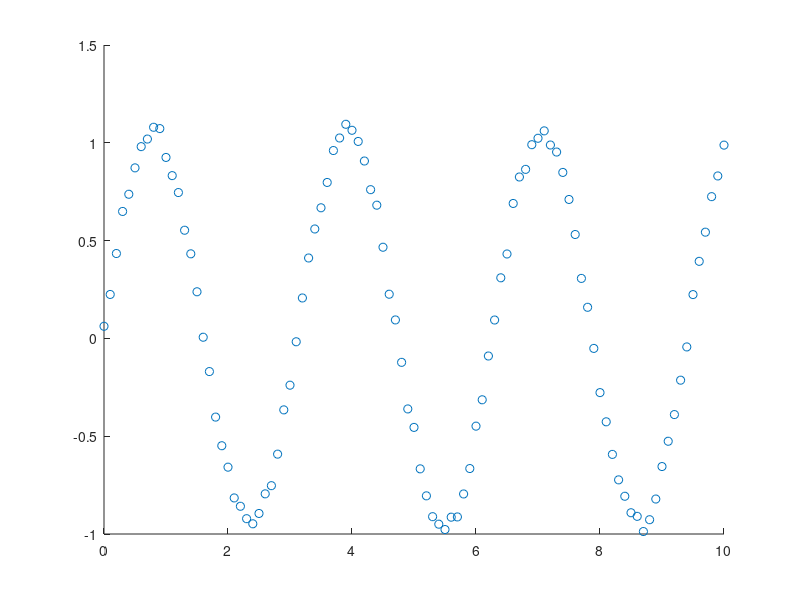

Write MATLAB code to recreate this figure. (Note: this script raises an error after producing the figure.)

%{
    Utilizzeremo una soft eps-SVM per trovare l'hyperpiano (quindi predittore
    lineare) che meglio predica i dati cercando di rispettare due
    condizioni tipiche dell'eps-SVM:
        1) massimo errore pari a eps=0.5
        2) predittore quanto più flat possibile per questione di
        generalizzazione.

    La differenza con la eps-SVM è che utilizziamo delle slack variable per
    permettere al sistema di trovare una soluzione anche quando eps è
    troppo piccolo.

    Qui i dati sono per non linearmente separabili e quindi utilizzeremo il
    kernel.
%}

dataset = [ 0    0.0620
    0.1000    0.2247
    0.2000    0.4340
    0.3000    0.6490
    0.4000    0.7370
    0.5000    0.8719
    0.6000    0.9804
    0.7000    1.0192
    0.8000    1.0794
    0.9000    1.0726
    1.0000    0.9252
    1.1000    0.8322
    1.2000    0.7457
    1.3000    0.5530
    1.4000    0.4324
    1.5000    0.2384
    1.6000    0.0060
    1.7000   -0.1695
    1.8000   -0.4023
    1.9000   -0.5487
    2.0000   -0.6583
    2.1000   -0.8156
    2.2000   -0.8582
    2.3000   -0.9217
    2.4000   -0.9478
    2.5000   -0.8950
    2.6000   -0.7947
    2.7000   -0.7529
    2.8000   -0.5917
    2.9000   -0.3654
    3.0000   -0.2392
    3.1000   -0.0172
    3.2000    0.2067
    3.3000    0.4111
    3.4000    0.5594
    3.5000    0.6678
    3.6000    0.7973
    3.7000    0.9605
    3.8000    1.0246
    3.9000    1.0947
    4.0000    1.0640
    4.1000    1.0070
    4.2000    0.9069
    4.3000    0.7604
    4.4000    0.6811
    4.5000    0.4661
    4.6000    0.2259
    4.7000    0.0944
    4.8000   -0.1224
    4.9000   -0.3606
    5.0000   -0.4550
    5.1000   -0.6669
    5.2000   -0.8049
    5.3000   -0.9114
    5.4000   -0.9498
    5.5000   -0.9771
    5.6000   -0.9140
    5.7000   -0.9127
    5.8000   -0.7953
    5.9000   -0.6653
    6.0000   -0.4486
    6.1000   -0.3138
    6.2000   -0.0900
    6.3000    0.0940
    6.4000    0.3098
    6.5000    0.4316
    6.6000    0.6899
    6.7000    0.8252
    6.8000    0.8642
    6.9000    0.9903
    7.0000    1.0232
    7.1000    1.0610
    7.2000    0.9887
    7.3000    0.9528
    7.4000    0.8486
    7.5000    0.7103
    7.6000    0.5312
    7.7000    0.3067
    7.8000    0.1591
    7.9000   -0.0511
    8.0000   -0.2771
    8.1000   -0.4264
    8.2000   -0.5930
    8.3000   -0.7232
    8.4000   -0.8070
    8.5000   -0.8913
    8.6000   -0.9097
    8.7000   -0.9874
    8.8000   -0.9269
    8.9000   -0.8212
    9.0000   -0.6551
    9.1000   -0.5258
    9.2000   -0.3894
    9.3000   -0.2136
    9.4000   -0.0436
    9.5000    0.2240
    9.6000    0.3940
    9.7000    0.5431
    9.8000    0.7247
    9.9000    0.8305
   10.0000    0.9881];

%plotto i punti
scatter(dataset(:,1), dataset(:,2), 'black');

%dimensione del dataset
l = size(dataset,1);

%osservazioni
x = dataset(:,1);

%ground truth
y= dataset(:,2);

%fisso l'epsilon e lo metto davvero piccolo
eps = 0.2;

C = 10;

%{
    la quadprog vuole come funzione obiettivo 1/2 l^T H l + c^T l
    Ricordo che: 
                Q= [ M    -M
                    -M     M ]

    mentre:
                c = [(-eps+y_1),...,(eps-y_l)]
%}
M = zeros(l,l);
for row=1:l
    for column=1:l
        M(row,column) = gaussian_kernel(x(row),x(column));   %<---------- NEW NEW NEW
    end
end
Q = [M  -M;  -M  M];

%c = [-1*ones(l,1)*eps+y; ones(l,1)*eps-y];
c = [-1*ones(l,1)*eps+y; -ones(l,1)*eps-y];

%abbiamo un solo vincolo di uguaglianza --> Aeq*l=beq
Aeq= [ones(1,l)  -1*ones(1,l)];
beq = 0;

%lower bound
lb = zeros(2*l,1);
up = C*ones(2*l,1);

%risolvo. La soluzione sono i vettori lambda (2*l) positivi e negativi
%ricorda di cambiare il segno della funzione obiettivo in quanto il
%problema duale è espresso come "max".
lambda = quadprog(Q,-c,[],[],Aeq,beq,lb,up);




%trovo quel lambda (positivo) che sia compreso tra 0 e C (entrambi esclusi)
index = find(lambda(1:l)>1e-4 & lambda(1:l)<C-1e-4);
b=0;
%se non è vuoto...
if length(index)>0
    index = index(1);
    %non ho w quindi calcolo k(x_j, x_i) dove x_i è fisso
    k_values = arrayfun(@(index_j) gaussian_kernel(x(index), x(index_j)), 1:l);
    b = y(index)-(sum( (lambda(1:l)-lambda(l+1:end)).*k_values'))-eps;
%...altrimenti utilizzo i lambda negativi
else
    index = find(lambda(l+1:end)>1e-4 & lambda(l+1:end)<C-1e-4);
    index = index(1);
    %non ho w quindi calcolo k(x_j, x_i) dove x_i è fisso
    k_values = arrayfun(@(index_j) gaussian_kernel(x(index), x(index_j)), 1:l);
    b = y(index)-(sum( (lambda(1:l)-lambda(l+1:end)).*k_values'))-eps;
end


%plotto. 
start_p = min(x)-5;
end_p = max(x)+5;
points = start_p:0.1:end_p;
y_points = zeros(length(points),1);

for p=1:length(points)
    
    %calcolo la predizione sul punto
    k_values = arrayfun(@(index_j) gaussian_kernel(x(index_j), points(p)), 1:l);
    %predico y
    y_points(p) = (sum( (lambda(1:l)-lambda(l+1:end)).*k_values')) + b;
end


hold on
plot([points], [y_points],'color','r');

%evidenzio i support vector. Sono quelli con uno dei due lambda relativi positivi
index_lambda_pos = find(lambda(1:l)>1e-3);
index_lambda_neg = find(lambda(l+1:end)>1e-3);
%prendo l'unione
common = union(index_lambda_pos, index_lambda_neg);

scatter(x(common), y(common), 'green');



function k = gaussian_kernel(x1, x2)
    gamma = 1;
    k = exp(-gamma*norm(x1-x2)^2);

end

function k = polynomial_kernel(x1, x2)
    p = 4;
    k = (x1'*x2+1)^p;

end
